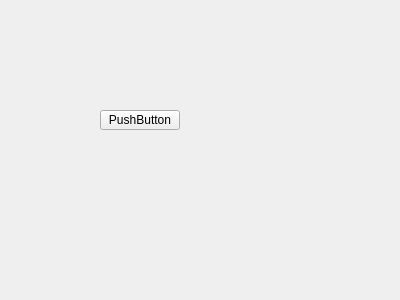
<?xml version="1.0" encoding="UTF-8"?>
<ui version="4.0">
 <class>MyWidget</class>
 <widget class="QWidget" name="MyWidget">
  <property name="geometry">
   <rect>
    <x>0</x>
    <y>0</y>
    <width>400</width>
    <height>300</height>
   </rect>
  </property>
  <property name="windowTitle">
   <string>MyWidget</string>
  </property>
  <widget class="QPushButton" name="pushButton">
   <property name="geometry">
    <rect>
     <x>100</x>
     <y>110</y>
     <width>80</width>
     <height>20</height>
    </rect>
   </property>
   <property name="text">
    <string>PushButton</string>
   </property>
  </widget>
 </widget>
 <layoutdefault spacing="6" margin="11"/>
 <resources/>
 <connections/>
</ui>
